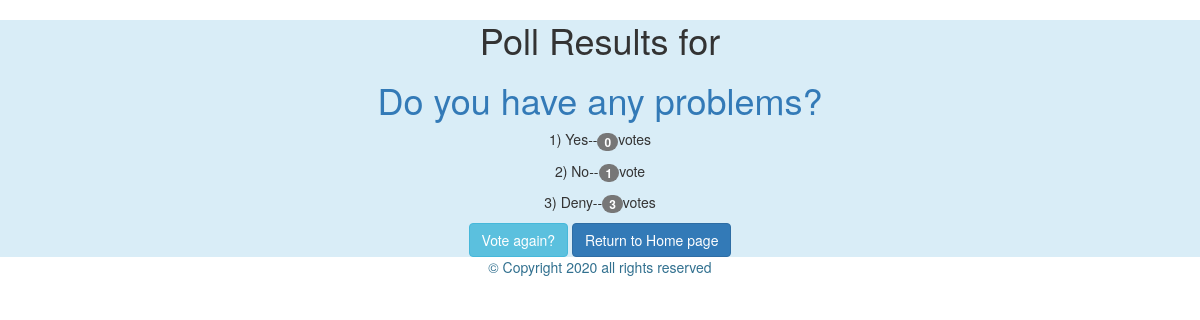
Screenshot of /polls/3/results/ with the database file from the repository.
### polls/models.py (models this page shows, shortened)
class Question(models.Model):
    question_text = models.CharField(max_length=200)
    pub_date = models.DateTimeField('date published')

class Choice(models.Model):
    question = models.ForeignKey(Question, on_delete=models.CASCADE)
    choice_text = models.CharField(max_length=200)
    votes = models.IntegerField(default=0)

### polls/views.py (the view)
# urls.py: path('<int:pk>/results/',views.ResultsView.as_view(),name='results'),
class ResultsView(generic.DetailView):
    model = Question
    template_name = 'polls/results.html'

### polls/templates/polls/results.html (shortened to what this page needs)
{% extends 'polls/base.html' %}
{% block content %}
<div class="text-center bg-info">
<h1 class="text-secondary">Poll Results for</h1>
<h1 class="text-primary">{{question.question_text}}</h1>
    {% for choice in question.choice_set.all %}
    <p>{{forloop.counter}}) {{choice.choice_text}}--<span class="badge" >{{choice.votes}} </span>vote{{ choice.votes|pluralize }}</p>
    {% endfor %}
<a class="btn btn-info" href="{% url 'polls:detail' question.id %}">Vote again?</a>
<a class="btn btn-primary" href="/polls/">Return to Home page</a>
</div>
{% endblock content %}

### rows the page displays
Question: question_text "Do you have any problems?"
Choice: choice_text "Yes", votes "0"
Choice: choice_text "No", votes "1"
Choice: choice_text "Deny", votes "3"
